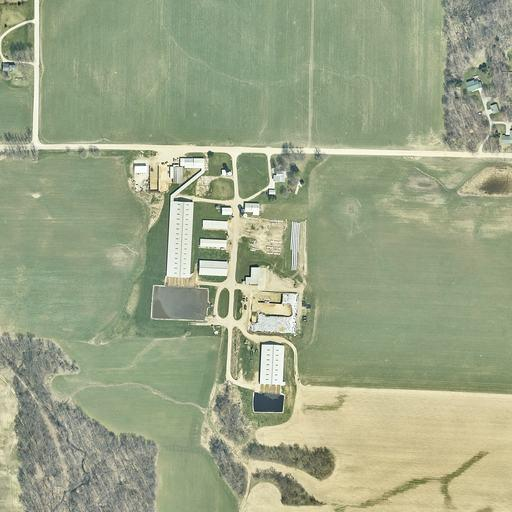
#> input picture new_data/1.jpg, 512 x 512 px
$ python draw_circles.py
#> lines starting #> are read from the running program, lines starting #| are printed output that depends on the picture
import json
import os
from PIL import Image, ImageDraw

def draw_dots_and_lines_on_image(image_path, json_data, output_folder='identified_images', output_path='sample_pic0.jpg'):
    # Open the image
#> called with image_path = 'new_data/1.jpg', output_folder = 'identified_images', output_path = 'output_image33.png'
    image = Image.open(image_path)
#> image is the input picture: PIL image 512x512 RGB; mean R, G, B 155.7, 164.9, 134.7
    draw = ImageDraw.Draw(image)

    # Get image dimensions
    width, height = image.size
#> width = 512; height = 512

    # Define colors for the dots and lines
    dot_color = (128, 0, 128)  # Purple
    line_color = (255, 255, 0)  # Yellow
    dot_size = 5  # Size of the dot

    # Store pixel coordinates for line drawing
    pixel_coordinates = []

    # Iterate through the JSON data
    for building, data in json_data.items():
        # Extract coordinates
        coordinates = data['coordinates']
        x_percent = coordinates[0]
        y_percent = coordinates[1]

        # Convert percentage to pixel values
        x_pixel = (x_percent / 100) * width
        y_pixel = (y_percent / 100) * height

        # Draw a dot on the image
        draw.ellipse((x_pixel - dot_size, y_pixel - dot_size, x_pixel + dot_size, y_pixel + dot_size), fill=dot_color)

        # Store the pixel coordinates for line drawing
        pixel_coordinates.append((x_pixel, y_pixel))
#> after the loop, pixel_coordinates = [(205.8, 202.2), (244.2, 199.7), (332.3, 210.9), (333.8, 450), (410.6, 106)]

    # Draw lines connecting the dots
    for i in range(len(pixel_coordinates) - 1):
        draw.line([pixel_coordinates[i], pixel_coordinates[i + 1]], fill=line_color, width=2)
#> this loop made 4 passes

    # Create output folder if it doesn't exist
    if not os.path.exists(output_folder):
        os.makedirs(output_folder)

    # Save the modified image
    #output_path = os.path.join(output_folder, 'output_image33.png')
    image.save(output_path)
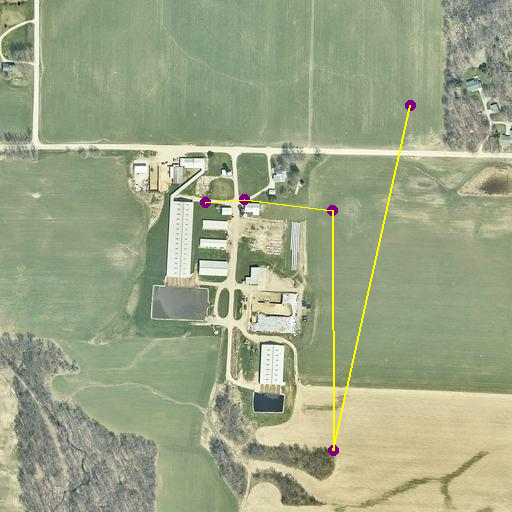
#> saved as output_image33.png: PIL image 512x512 RGB; mean R, G, B 156.1, 165.1, 134
    print(f"Image saved to {output_path}")


if __name__=='__main__':

    # Example JSON data
    json_data = {
        'building_1': {'type': 'building', 'coordinates': [40.2, 39.5]},
        'building_2': {'type': 'building', 'coordinates': [47.7, 39.0]},
        'building_3': {'type': 'building', 'coordinates': [64.9, 41.2]},
        'building_4': {'type': 'building', 'coordinates': [65.2, 87.9]},
        'building_5': {'type': 'building', 'coordinates': [80.2, 20.7]}
    }
    # Example usage
    image_path = 'new_data/1.jpg'  # Replace with your image path
    draw_dots_and_lines_on_image(image_path, json_data, output_path='output_image33.png')

$ run again, with new_data/10.jpg copied over new_data/1.jpg
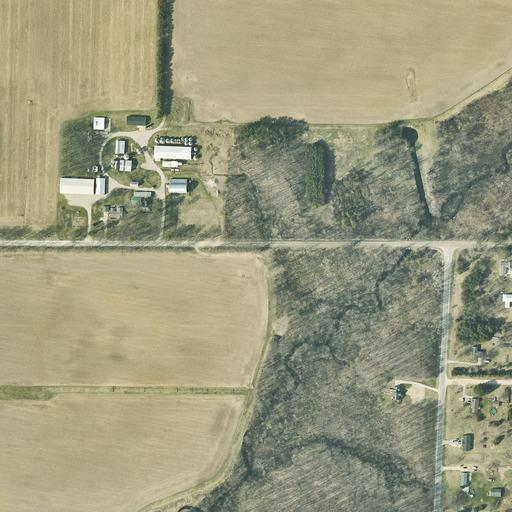
#> input picture new_data/10.jpg, 512 x 512 px
#> in draw_dots_and_lines_on_image, image is the input picture: PIL image 512x512 RGB; mean R, G, B 155.2, 154, 124.6
#> after the loop in draw_dots_and_lines_on_image, `for building, data in json_data.items():`: pixel_coordinates = [(205.8, 202.2), (244.2, 199.7), (332.3, 210.9), (333.8, 450), (410.6, 106)]
#> the loop in draw_dots_and_lines_on_image, `for i in range(len(pixel_coordinates) - 1):` made 4 passes
#> in draw_dots_and_lines_on_image, `image.save(output_path)`:
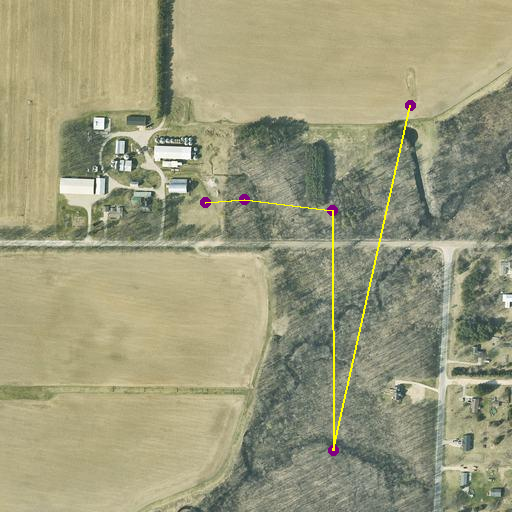
#> saved as output_image33.png: PIL image 512x512 RGB; mean R, G, B 155.8, 154.4, 124

$ run again, with new_data/11.jpg copied over new_data/1.jpg
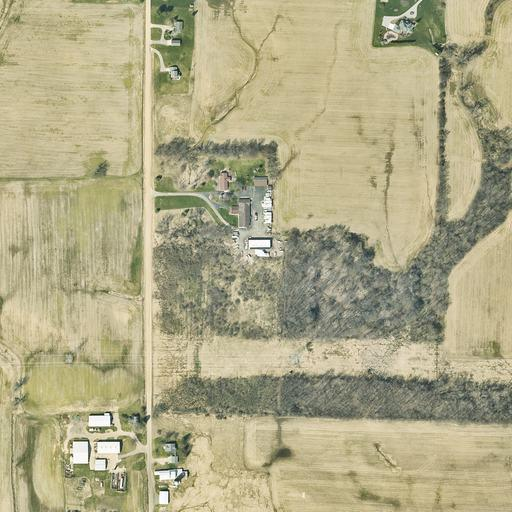
#> input picture new_data/11.jpg, 512 x 512 px
#> in draw_dots_and_lines_on_image, image is the input picture: PIL image 512x512 RGB; mean R, G, B 175.5, 169.6, 134.9
#> after the loop in draw_dots_and_lines_on_image, `for building, data in json_data.items():`: pixel_coordinates = [(205.8, 202.2), (244.2, 199.7), (332.3, 210.9), (333.8, 450), (410.6, 106)]
#> the loop in draw_dots_and_lines_on_image, `for i in range(len(pixel_coordinates) - 1):` made 4 passes
#> in draw_dots_and_lines_on_image, `image.save(output_path)`:
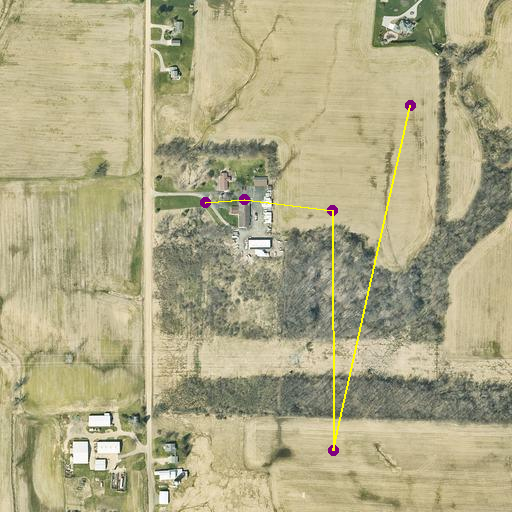
#> saved as output_image33.png: PIL image 512x512 RGB; mean R, G, B 175.8, 169.8, 134.2

$ run again, with new_data/12.jpg copied over new_data/1.jpg
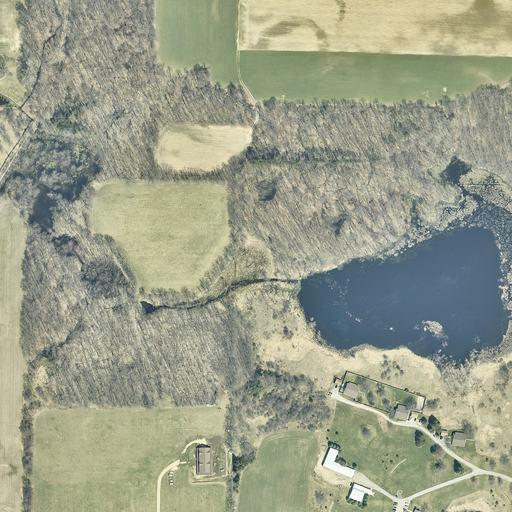
#> input picture new_data/12.jpg, 512 x 512 px
#> in draw_dots_and_lines_on_image, image is the input picture: PIL image 512x512 RGB; mean R, G, B 154.8, 158.6, 138.3
#> after the loop in draw_dots_and_lines_on_image, `for building, data in json_data.items():`: pixel_coordinates = [(205.8, 202.2), (244.2, 199.7), (332.3, 210.9), (333.8, 450), (410.6, 106)]
#> the loop in draw_dots_and_lines_on_image, `for i in range(len(pixel_coordinates) - 1):` made 4 passes
#> in draw_dots_and_lines_on_image, `image.save(output_path)`:
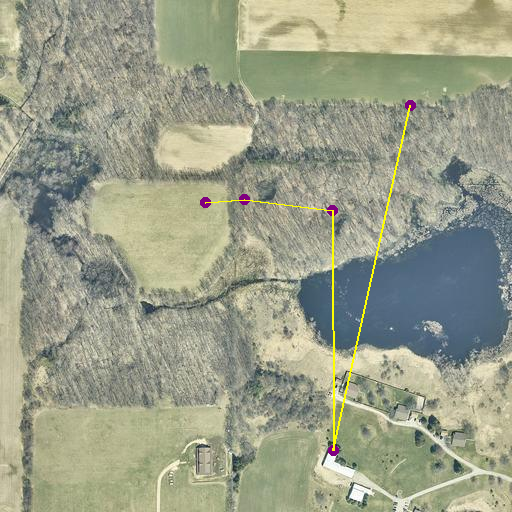
#> saved as output_image33.png: PIL image 512x512 RGB; mean R, G, B 155.3, 158.8, 137.5
